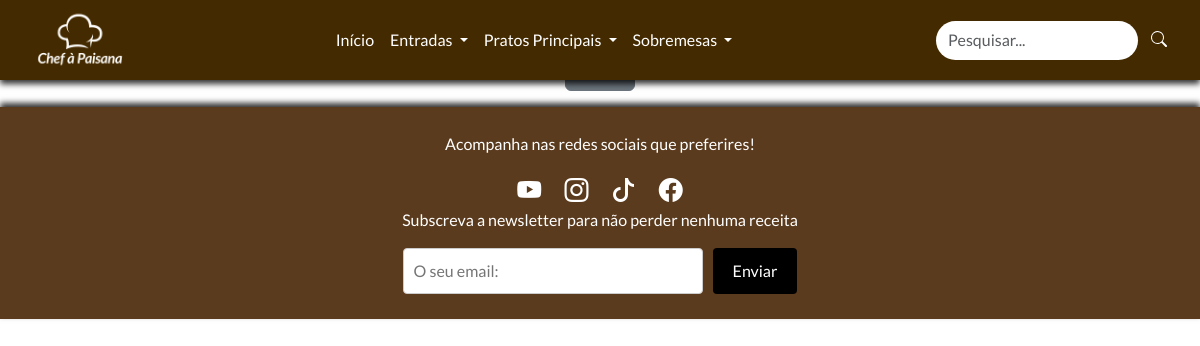
The app's page /receitas.php?tipo=tosta, older data.
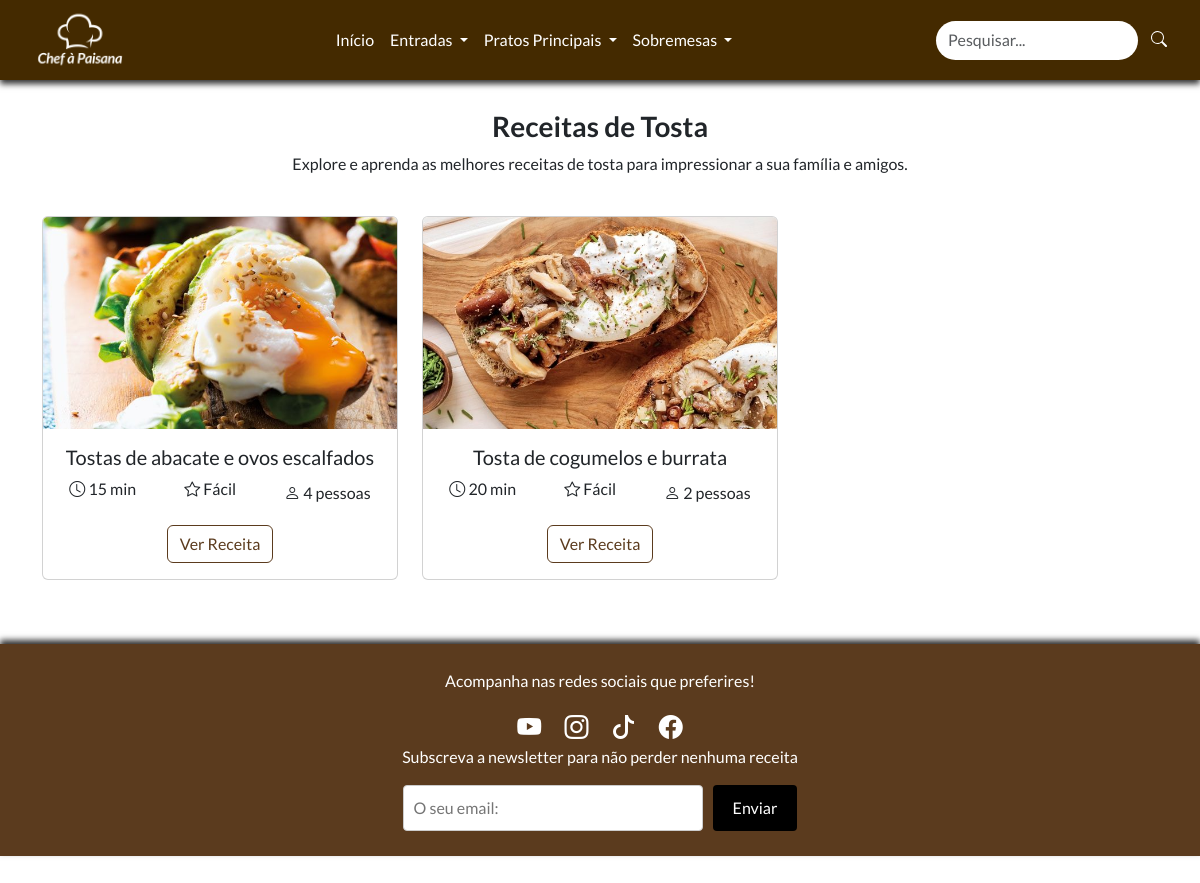
The same page, newer data.
### tables this page shows
CREATE TABLE IF NOT EXISTS `receitas` (
  `id` int(11) unsigned NOT NULL AUTO_INCREMENT,
  `imagem` varchar(128) DEFAULT NULL,
  `titulo` varchar(50) DEFAULT NULL,
  `ingredientes` text DEFAULT NULL,
  `temp_prep` int(11) DEFAULT NULL,
  `preparacao` longtext DEFAULT NULL,
  `dificuldade` varchar(50) DEFAULT NULL,
  `n_pessoas` int(11) DEFAULT NULL,
  `tipo_receita` varchar(50) DEFAULT NULL,
  PRIMARY KEY (`id`)
);

### receitas.php (the view, shortened to what this page needs)
<?php
require('includes/connections.php');
$tipoReceita = '';
if (isset($_GET['tipo'])) {
    $tipoReceita = htmlspecialchars($_GET['tipo']);
    $sql = 'SELECT * FROM receitas WHERE tipo_receita = :tipo_receita';
    $stmt = $dbh->prepare($sql);
    $stmt->execute([':tipo_receita' => $tipoReceita]);
    $receitas = $stmt->fetchAll(PDO::FETCH_ASSOC);
}
?>
<!DOCTYPE html>
<html lang="pt">
<head>
    <?php require('includes/linkscss.php'); ?>
</head>
<body>
    <?php require('includes/header.php'); ?>
    <div class="container text-center">
      <?php if (!empty($receitas)): ?>
          <h3 class="fw-bold" style="margin-top: 110px">Receitas de <?php echo ucfirst($tipoReceita); ?></h3>
          <p>Explore e aprenda as melhores receitas de <?php echo $tipoReceita; ?> para impressionar a sua família e amigos.</p>
          <div class="row">
              <?php foreach ($receitas as $receita): ?>
                  <div class="col-md-4 mt-4 mb-5">
                      <div class="card">
                          <img src="imgs/<?php echo $receita['imagem']; ?>" class="card-img-top" alt="<?php echo $receita['titulo']; ?>">
                          <div class="card-body">
                              <h5 class="card-title"><?php echo $receita['titulo']; ?></h5>
                              <div class="d-flex justify-content-center align-items-center mb-3">
                                  <div class="me-5 mb-2"><i class="bi bi-clock"></i> <?php echo $receita['temp_prep']; ?> min</div>
                                  <div class="me-5 mb-2"><i class="bi bi-star"></i> <?php echo $receita['dificuldade']; ?></div>
                                  <div><i class="bi bi-person"></i> <?php echo $receita['n_pessoas']; ?> pessoas</div>
                              </div>
                                <a href="receita.php?id=<?php echo $receita['id']; ?>" class="btn"
                                    style="border: 1px solid #5b3b1e; color: #5b3b1e; background-color: transparent;"
                                    onmouseover="this.style.backgroundColor='#5b3b1e'; this.style.color='white';"
                                    onmouseout="this.style.backgroundColor='transparent'; this.style.color='#5b3b1e';">
                                    Ver Receita
                                </a>
                          </div>
                      </div>
                  </div>
              <?php endforeach; ?>
          </div>
      <?php else: ?>
          <h4>Nenhuma receita encontrada para esta categoria.</h4>
          <a href="index.php" class="btn btn-secondary mt-3">Voltar</a>
      <?php endif; ?>
    </div>
    <?php require('includes/footer.php'); ?>
</body>
</html>

### includes/linkscss.php (shortened to what this page needs)
<link rel="stylesheet" href="css/bootstrap.min.css">
<link rel="stylesheet" href="css/bootstrap-icons.min.css">
<link rel="stylesheet" href="css/style.css">
<link rel="stylesheet" href="https://cdnjs.cloudflare.com/ajax/libs/font-awesome/6.0.0/css/all.min.css">

### includes/header.php (shortened to what this page needs)
<?php require ('includes/linkscss.php')?>
    <nav class="navbar navbar-expand-lg navbar-expand-md" id="navbar">
      <a href="index.php" class="navbar-brand ms-3 me-5" id="logo"><img src="imgs/logonb1.png" alt=""></a>
      <div class="collapse navbar-collapse ms-5" id="mynavbar">
        <ul class="navbar-nav m-auto">
          <li class="nav-item">
            <a href="index.php" class="nav-link">Início</a>
          </li>
         <li class="nav-item dropdown">
          <a
            href="#"
            class="nav-link dropdown-toggle"
            id="entradasDropdown"
            role="button"
            data-bs-toggle="dropdown"
            aria-expanded="false">
            Entradas
          </a>
        </li>
          <li class="nav-item dropdown">
            <a
              href="#"
              class="nav-link dropdown-toggle"
              id="pratosPrincipaisDropdown"
              role="button"
              data-bs-toggle="dropdown"
              aria-expanded="false">
              Pratos Principais
            </a>
          </li>
         <li class="nav-item dropdown">
          <a
            href="#"
            class="nav-link dropdown-toggle"
            id="sobremesasDropdown"
            role="button"
            data-bs-toggle="dropdown"
            aria-expanded="false">
            Sobremesas
          </a>
        </li>
        </ul>
        <form class="d-flex" action="pesquisa.php" method="GET">
          <input type="text" name="query" class="form-control me-2" placeholder="Pesquisar..." required>
          <button type="submit" class="me-2" id="btn">
          </button>
        </form>
      </div>
    </nav>

### includes/footer.php (shortened to what this page needs)
<?php require ('includes/linkscss.php')?>
    <footer class="footer mt-3">
      <div class="footer-content">
        <p>Acompanha nas redes sociais que preferires!</p>
        <div class="social-icons">
          <a href="#"><i class="bi bi-youtube"></i></a>
          <a href="#"><i class="bi bi-instagram"></i></a>
          <a href="#"><i class="bi bi-tiktok"></i></a>
          <a href="#"><i class="bi bi-facebook"></i></i></a>
        </div>
        <p>Subscreva a newsletter para não perder nenhuma receita</p>
        <form id="newsletterForm" action="newsletter.php" method="POST" style="display: flex; justify-content: center; margin-top: 10px;">
          <input type="email" name="email" placeholder="O seu email:" required style="padding: 10px; width: 25%; margin-right: 10px; border: 1px solid #ccc; border-radius: 4px;">
          <button type="submit" style="padding: 10px 20px; background-color:rgb(0, 0, 0); color: #fff; border: none; border-radius: 4px; cursor: pointer; transition: background-color 0.3s;">Enviar</button>
        </form>
        </div>
    </footer>

### css/style.css (style rules this page uses)
* { margin: 0; padding: 0; text-decoration: none; scroll-behavior: smooth; font-family: 'Lato', sans-serif; }
#navbar { background: #442a00; padding: 20px; display: flex; justify-content: center; position: fixed; top: 0; width: 100%; box-shadow: 0 4px 6px rgba(0, 0, 0, 0.8); z-index: 10; }
.navbar-brand img { position: absolute; z-index: 100; top: -20px; left: 20px; height: 120px; }
.nav-item .nav-link { color: white; font-size: 16px; font-weight: 400; transition: 0.15s; }
#navbar input { background: white; border-radius: 50px; border: white; color: rgb(0, 0, 0); }
#btn { border-radius: 5px; padding: 5px; border: none; background: transparent; transition: 0.15s; margin-bottom: 5px; }

### includes/footer.php (style rules this page uses)
html, body { height: 100%; margin: 0; }
.footer { background-color: #5b3b1e; color: #fff; padding: 25px 0; text-align: center; width: 100%; margin: 0; bottom: 0; position: relative; box-shadow: 0 -4px 6px rgba(0, 0, 0, 0.8); }
.footer .social-icons a { color: #fff; margin: 0 10px; font-size: 24px; text-decoration: none; }

Row changes from the older to the newer data that the page shows:
added receitas: imagem (picture), titulo "Tostas de abacate e ovos escalfados", temp_prep "15", dificuldade "Fácil", n_pessoas "4"
added receitas: imagem (picture), titulo "Tosta de cogumelos e burrata", temp_prep "20", dificuldade "Fácil", n_pessoas "2"
Text that changed along with them:
$tipoReceita: (not shown) → "Tosta"
$tipoReceita: (not shown) → "tosta"
text now shown: "Receitas de Explore e aprenda as melhores receitas de para impressionar a sua família e amigos."
